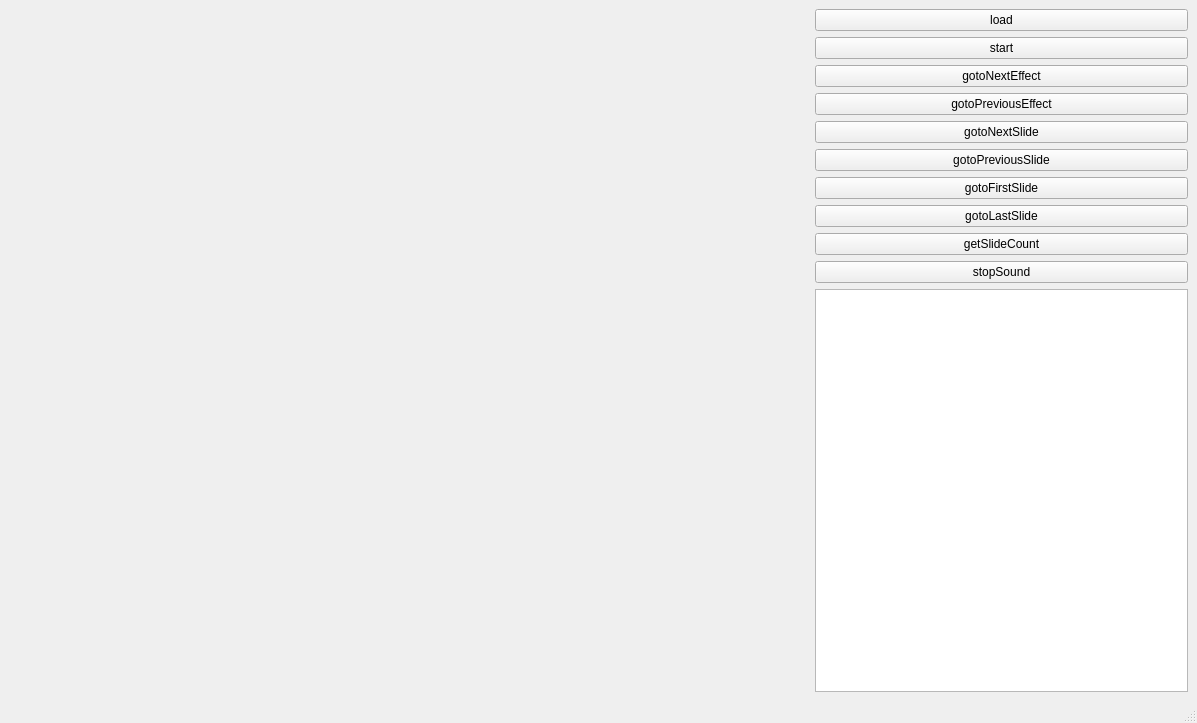
<?xml version="1.0" encoding="UTF-8"?>
<ui version="4.0">
 <class>MainWindow</class>
 <widget class="QMainWindow" name="MainWindow">
  <property name="geometry">
   <rect>
    <x>0</x>
    <y>0</y>
    <width>1197</width>
    <height>723</height>
   </rect>
  </property>
  <property name="windowTitle">
   <string>MainWindow</string>
  </property>
  <widget class="QWidget" name="centralwidget">
   <layout class="QGridLayout" name="gridLayout">
    <item row="0" column="0">
     <widget class="QWidget" name="documentWidget" native="true">
      <property name="minimumSize">
       <size>
        <width>800</width>
        <height>600</height>
       </size>
      </property>
     </widget>
    </item>
    <item row="0" column="1">
     <layout class="QVBoxLayout" name="verticalLayout">
      <item>
       <widget class="QPushButton" name="pushButton_load">
        <property name="text">
         <string>load</string>
        </property>
       </widget>
      </item>
      <item>
       <widget class="QPushButton" name="pushButton_start">
        <property name="text">
         <string>start</string>
        </property>
       </widget>
      </item>
      <item>
       <widget class="QPushButton" name="pushButton_gotoNextEffect">
        <property name="text">
         <string>gotoNextEffect</string>
        </property>
       </widget>
      </item>
      <item>
       <widget class="QPushButton" name="pushButton_gotoPreviousEffect">
        <property name="text">
         <string>gotoPreviousEffect</string>
        </property>
       </widget>
      </item>
      <item>
       <widget class="QPushButton" name="pushButton_gotoNextSlide">
        <property name="text">
         <string>gotoNextSlide</string>
        </property>
       </widget>
      </item>
      <item>
       <widget class="QPushButton" name="pushButton_gotoPreviousSlide">
        <property name="text">
         <string>gotoPreviousSlide</string>
        </property>
       </widget>
      </item>
      <item>
       <widget class="QPushButton" name="pushButton_gotoFirstSlide">
        <property name="text">
         <string>gotoFirstSlide</string>
        </property>
       </widget>
      </item>
      <item>
       <widget class="QPushButton" name="pushButton_gotoLastSlide">
        <property name="text">
         <string>gotoLastSlide</string>
        </property>
       </widget>
      </item>
      <item>
       <widget class="QPushButton" name="pushButton_getSlideCount">
        <property name="text">
         <string>getSlideCount</string>
        </property>
       </widget>
      </item>
      <item>
       <widget class="QPushButton" name="pushButton_stopSound">
        <property name="text">
         <string>stopSound</string>
        </property>
       </widget>
      </item>
      <item>
       <widget class="QPlainTextEdit" name="plainTextEdit"/>
      </item>
     </layout>
    </item>
   </layout>
  </widget>
  <widget class="QMenuBar" name="menubar">
   <property name="geometry">
    <rect>
     <x>0</x>
     <y>0</y>
     <width>1197</width>
     <height>22</height>
    </rect>
   </property>
  </widget>
  <widget class="QStatusBar" name="statusbar"/>
 </widget>
 <resources/>
 <connections/>
</ui>
